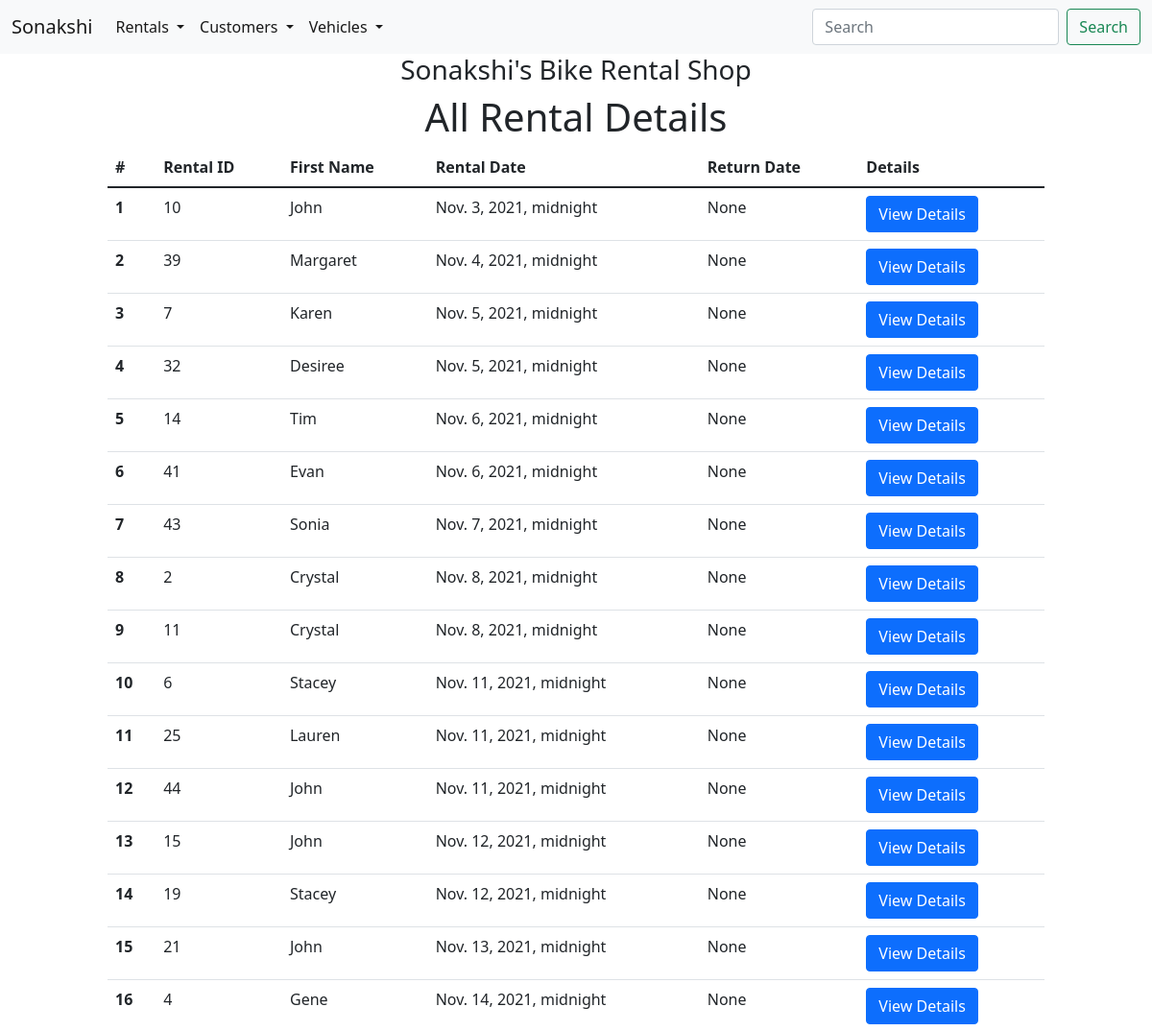
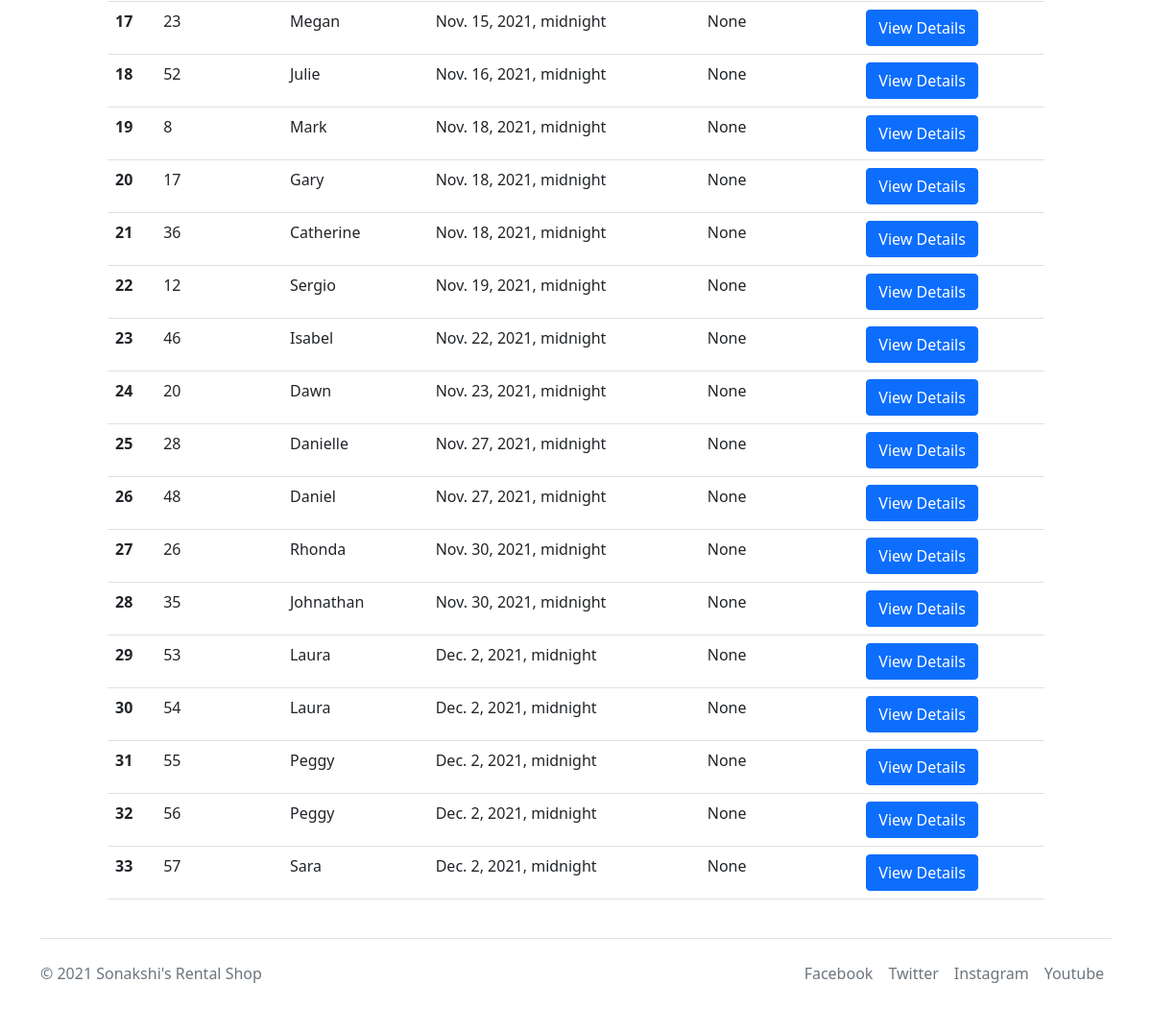
/rent/rental/, run on the app's committed database (2 pictures, top to bottom).
### rent/models.py (models this page shows, shortened)
class Rental(models.Model):
    rental_date=models.DateTimeField(blank=True, null=True)
    return_date=models.DateTimeField(blank=True, null=True)
    customer=models.ForeignKey(Customer,on_delete=models.CASCADE)
    vehicle=models.ForeignKey(Vehicle,on_delete=models.CASCADE)

class Customer(models.Model):
    first_name = models.CharField(max_length=50)
    last_name = models.CharField(max_length=50)
    email=models.CharField(max_length=50)
    phonenumber=models.CharField(max_length=20)
    address=models.CharField(max_length=100)
    city=models.CharField(max_length=50)
    country=models.CharField(max_length=50)
    def __str__(self):
        return self.first_name

### rent/views.py (the view)
# urls.py: path('rent/rental/',views.all_rental, name='all_rental'),
def all_rental(request):
    rental_details=Rental.objects.filter(return_date=None).order_by("rental_date")
    return render(request, 'rental/all_rental.html',{'rental_details':rental_details})

### rent/templates/rental/all_rental.html
{%include 'base.html'%}
<div class="container-fluid ">
    <div class="row justify-content-center">
        <div class="col-md-10">
            <h1 style="text-align:center;">All Rental Details</h1>
            <table class="table">
                <thead>
                <tr>
                    <th scope="col">#</th>
                    <th scope="col">Rental ID</th>
                    <th scope="col">First Name</th>
                    <th scope="col">Rental Date</th>
                    <th scope="col">Return Date</th>
                    <th scope="col">Details</th>
                </tr>
                </thead>
                <tbody>
                {%for rental in rental_details%}
                <tr href="#">
                    <th scope="row">{{ forloop.counter }}</th>
                    <td href="#">{{rental.id}}</td>
                    <td>{{rental.customer}}</td>
                    <td>{{rental.rental_date}}</td>
                    <td>{{rental.return_date}}</td>
                    <td><a class="btn btn-primary" href="{{rental.id}}/" role="button">View Details</a>
                    </td>
                </tr>
                {%endfor%}
                </tbody>
            </table>
        </div>
    </div>
</div>
{%include 'footer.html'%}

### rent/templates/base.html (shortened to what this page needs)
{%load static%}
<!doctype html>
<html lang="en">
  <head>
    <link href="https://cdn.jsdelivr.net/npm/bootstrap@5.1.3/dist/css/bootstrap.min.css" rel="stylesheet">
    {%include 'navbar.html'%}
  </head>
  <body>
    <h3 style="text-align:center;">Sonakshi's Bike Rental Shop</h3>
  </body>
</html>

### rent/templates/navbar.html (shortened to what this page needs)
{%block navbar%}
<nav class="navbar navbar-expand-lg navbar-light bg-light">
    <div class="container-fluid">
        <a class="navbar-brand" href="{%url 'home'%}">Sonakshi</a>
        <div class="collapse navbar-collapse" id="navbarSupportedContent">
            <ul class="navbar-nav me-auto mb-2 mb-lg-0">
                <li class="nav-item dropdown">
                    <a class="nav-link dropdown-toggle active" href="#" id="navbarDropdown" role="button"
                       data-bs-toggle="dropdown" aria-expanded="false">
                        Rentals
                    </a>
                </li>
                <li class="nav-item dropdown">
                    <a class="nav-link dropdown-toggle active" href="#" id="navbarDropdown" role="button"
                       data-bs-toggle="dropdown" aria-expanded="false">
                        Customers
                    </a>
                </li>
                 <li class="nav-item dropdown">
                    <a class="nav-link dropdown-toggle active" href="#" id="navbarDropdown" role="button"
                       data-bs-toggle="dropdown" aria-expanded="false">
                        Vehicles
                    </a>
                </li>
            </ul>
            <form class="d-flex">
                <input class="form-control me-2" type="search" placeholder="Search" aria-label="Search">
                <button class="btn btn-outline-success" type="submit">Search</button>
            </form>
        </div>
    </div>
</nav>
{%endblock%}

### rent/templates/footer.html
<div class="container">
    <footer class="d-flex flex-wrap justify-content-between align-items-center py-3 my-4 border-top">
        <p class="col-md-4 mb-0 text-muted">&copy; 2021 Sonakshi's Rental Shop</p>
        <a href="/"
           class="col-md-4 d-flex align-items-center justify-content-center mb-3 mb-md-0 me-md-auto link-dark text-decoration-none">
            <svg class="bi me-2" width="40" height="32">
                <use xlink:href="#bootstrap"/>
            </svg>
        </a>
        <ul class="nav col-md-4 justify-content-end">
            <li class="nav-item"><a href="#" class="nav-link px-2 text-muted">Facebook</a></li>
            <li class="nav-item"><a href="#" class="nav-link px-2 text-muted">Twitter</a></li>
            <li class="nav-item"><a href="#" class="nav-link px-2 text-muted">Instagram</a></li>
            <li class="nav-item"><a href="#" class="nav-link px-2 text-muted">Youtube</a></li>
        </ul>
    </footer>
</div>

### data on the page
Rental: id "10", customer "John", rental_date "Nov. 3, 2021, midnight", return_date "None"
Rental: id "39", customer "Margaret", rental_date "Nov. 4, 2021, midnight", return_date "None"
Rental: id "7", customer "Karen", rental_date "Nov. 5, 2021, midnight", return_date "None"
Rental: id "32", customer "Desiree", rental_date "Nov. 5, 2021, midnight", return_date "None"
Rental: id "14", customer "Tim", rental_date "Nov. 6, 2021, midnight", return_date "None"
Rental: id "41", customer "Evan", rental_date "Nov. 6, 2021, midnight", return_date "None"
Rental: id "43", customer "Sonia", rental_date "Nov. 7, 2021, midnight", return_date "None"
Rental: id "2", customer "Crystal", rental_date "Nov. 8, 2021, midnight", return_date "None"
Rental: id "11", customer "Crystal", rental_date "Nov. 8, 2021, midnight", return_date "None"
Rental: id "6", customer "Stacey", rental_date "Nov. 11, 2021, midnight", return_date "None"
Rental: id "25", customer "Lauren", rental_date "Nov. 11, 2021, midnight", return_date "None"
Rental: id "44", customer "John", rental_date "Nov. 11, 2021, midnight", return_date "None"
Rental: id "15", customer "John", rental_date "Nov. 12, 2021, midnight", return_date "None"
Rental: id "19", customer "Stacey", rental_date "Nov. 12, 2021, midnight", return_date "None"
Rental: id "21", customer "John", rental_date "Nov. 13, 2021, midnight", return_date "None"
Rental: id "4", customer "Gene", rental_date "Nov. 14, 2021, midnight", return_date "None"
Rental: id "23", customer "Megan", rental_date "Nov. 15, 2021, midnight", return_date "None"
Rental: id "52", customer "Julie", rental_date "Nov. 16, 2021, midnight", return_date "None"
Rental: id "8", customer "Mark", rental_date "Nov. 18, 2021, midnight", return_date "None"
Rental: id "17", customer "Gary", rental_date "Nov. 18, 2021, midnight", return_date "None"
Rental: id "36", customer "Catherine", rental_date "Nov. 18, 2021, midnight", return_date "None"
Rental: id "12", customer "Sergio", rental_date "Nov. 19, 2021, midnight", return_date "None"
Rental: id "46", customer "Isabel", rental_date "Nov. 22, 2021, midnight", return_date "None"
Rental: id "20", customer "Dawn", rental_date "Nov. 23, 2021, midnight", return_date "None"
Rental: id "28", customer "Danielle", rental_date "Nov. 27, 2021, midnight", return_date "None"
Rental: id "48", customer "Daniel", rental_date "Nov. 27, 2021, midnight", return_date "None"
Rental: id "26", customer "Rhonda", rental_date "Nov. 30, 2021, midnight", return_date "None"
Rental: id "35", customer "Johnathan", rental_date "Nov. 30, 2021, midnight", return_date "None"
Rental: id "53", customer "Laura", rental_date "Dec. 2, 2021, midnight", return_date "None"
Rental: id "54", customer "Laura", rental_date "Dec. 2, 2021, midnight", return_date "None"
Rental: id "55", customer "Peggy", rental_date "Dec. 2, 2021, midnight", return_date "None"
Rental: id "56", customer "Peggy", rental_date "Dec. 2, 2021, midnight", return_date "None"
Rental: id "57", customer "Sara", rental_date "Dec. 2, 2021, midnight", return_date "None"
